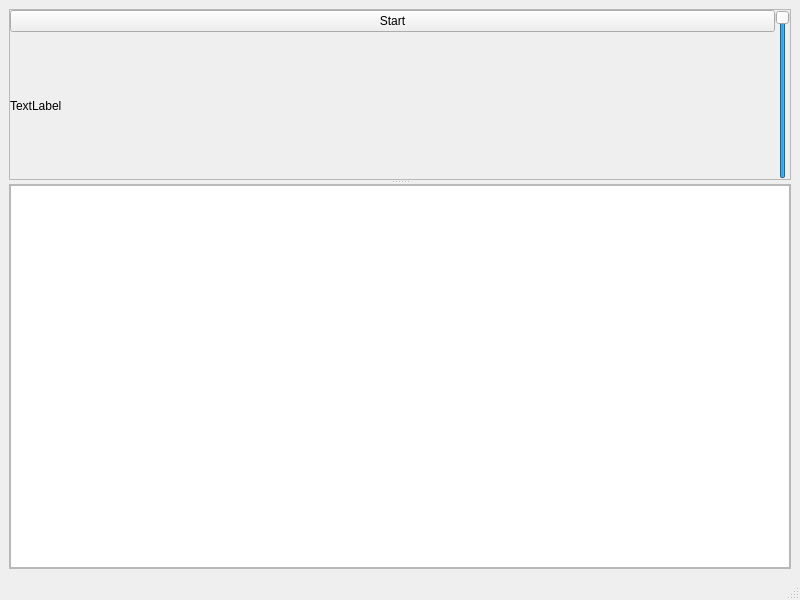
<?xml version="1.0" encoding="UTF-8"?>
<ui version="4.0">
 <class>MainWindow</class>
 <widget class="QMainWindow" name="MainWindow">
  <property name="geometry">
   <rect>
    <x>0</x>
    <y>0</y>
    <width>800</width>
    <height>600</height>
   </rect>
  </property>
  <property name="windowTitle">
   <string>MainWindow</string>
  </property>
  <widget class="QWidget" name="centralwidget">
   <layout class="QGridLayout" name="gridLayout_4">
    <item row="0" column="0">
     <widget class="QSplitter" name="splitter">
      <property name="orientation">
       <enum>Qt::Vertical</enum>
      </property>
      <widget class="QFrame" name="frame_2">
       <property name="frameShape">
        <enum>QFrame::StyledPanel</enum>
       </property>
       <property name="frameShadow">
        <enum>QFrame::Raised</enum>
       </property>
       <layout class="QGridLayout" name="gridLayout_3">
        <property name="leftMargin">
         <number>0</number>
        </property>
        <property name="topMargin">
         <number>0</number>
        </property>
        <property name="rightMargin">
         <number>0</number>
        </property>
        <property name="bottomMargin">
         <number>0</number>
        </property>
        <property name="spacing">
         <number>0</number>
        </property>
        <item row="0" column="0">
         <layout class="QGridLayout" name="gridLayout">
          <item row="0" column="0">
           <layout class="QVBoxLayout" name="verticalLayout">
            <item>
             <widget class="QPushButton" name="startStopButton">
              <property name="text">
               <string>Start</string>
              </property>
              <property name="checkable">
               <bool>true</bool>
              </property>
             </widget>
            </item>
            <item>
             <widget class="QLabel" name="infoLabel">
              <property name="text">
               <string>TextLabel</string>
              </property>
             </widget>
            </item>
           </layout>
          </item>
          <item row="0" column="1">
           <widget class="QSlider" name="volumeSlider">
            <property name="maximum">
             <number>100</number>
            </property>
            <property name="singleStep">
             <number>1</number>
            </property>
            <property name="value">
             <number>100</number>
            </property>
            <property name="orientation">
             <enum>Qt::Vertical</enum>
            </property>
           </widget>
          </item>
         </layout>
        </item>
       </layout>
      </widget>
      <widget class="QFrame" name="frame">
       <property name="frameShape">
        <enum>QFrame::StyledPanel</enum>
       </property>
       <property name="frameShadow">
        <enum>QFrame::Raised</enum>
       </property>
       <layout class="QGridLayout" name="gridLayout_2">
        <property name="leftMargin">
         <number>0</number>
        </property>
        <property name="topMargin">
         <number>0</number>
        </property>
        <property name="rightMargin">
         <number>0</number>
        </property>
        <property name="bottomMargin">
         <number>0</number>
        </property>
        <property name="spacing">
         <number>0</number>
        </property>
        <item row="0" column="0">
         <widget class="QtCharts::QChartView" name="signalView"/>
        </item>
       </layout>
      </widget>
     </widget>
    </item>
   </layout>
  </widget>
  <widget class="QMenuBar" name="menubar">
   <property name="geometry">
    <rect>
     <x>0</x>
     <y>0</y>
     <width>800</width>
     <height>30</height>
    </rect>
   </property>
  </widget>
  <widget class="QStatusBar" name="statusbar"/>
 </widget>
 <customwidgets>
  <customwidget>
   <class>QtCharts::QChartView</class>
   <extends>QGraphicsView</extends>
   <header location="global">QtCharts/QChartView</header>
  </customwidget>
 </customwidgets>
 <resources/>
 <connections/>
</ui>
